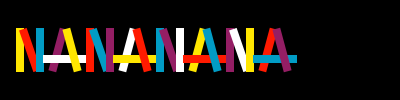
Frame 1 (no input)
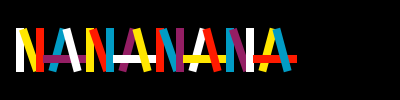
Frame 2 (the mouse pressed at the canvas centre, redrawn once)

The Processing sketch that drew these frames (run headless with seeded random() and noise(); the mouse was pressed at the canvas centre and the sketch redrawn once):

// Processing sketch: processing_29889
// ── processing_29889.pde

color[] tanzakuColor = {
  color(255, 230,   0), //yellow
  color(255,  26,   0), //red
  color(  1, 156, 197), //blue
  color(148,  30, 100), //purple
  color(255, 255, 255), //white
};

int tanzakuColorNum = 0;

void setup() {
  size(400, 100);
  rectMode(CENTER);
  noStroke();
  smooth();
  noLoop();
}

void draw() {
  background(0);
  drawNANANANA(30, 50);
  
  
}

void drawNANANANA (float x, float y) {
  for (int i = 0; i < 4; i++) {
    drawN(x + i*70, y);
    drawA(x + 35 + i*70, y);
  }

}

void changeColor() {
  fill(tanzakuColor[tanzakuColorNum]);
  tanzakuColorNum++;
  tanzakuColorNum %= 5;
}


void drawN (float x, float y) {
  
  pushMatrix();
  translate(x, y);
  
  pushMatrix();
  translate(-10, 0);
  changeColor();
  rect(0, 0, 8, 44);
  popMatrix();
  
  pushMatrix();
  rotate(-19*PI/180);
  changeColor();
  rect(0, 0, 8, 44);
  popMatrix();
  
  pushMatrix();
  translate(10, 0);
  changeColor();
  rect(0, 0, 8, 44);
  popMatrix();
  
  popMatrix();
}

void drawA (float x, float y) {
  pushMatrix();
  translate(x, y);
  
  pushMatrix();
  translate(-7, 0);
  rotate(15*PI/180);
  changeColor();
  rect(0, 0, 8, 44);
  popMatrix();
  
  pushMatrix();
  translate(0, 9);
  rotate(90*PI/180);
  changeColor();
  rect(0, 0, 8, 44);
  popMatrix();
  
  pushMatrix();
  translate(7, 0);
  rotate(-15*PI/180);
  changeColor();
  rect(0, 0, 8, 44);
  popMatrix();
  
  popMatrix();
}
                                                                
